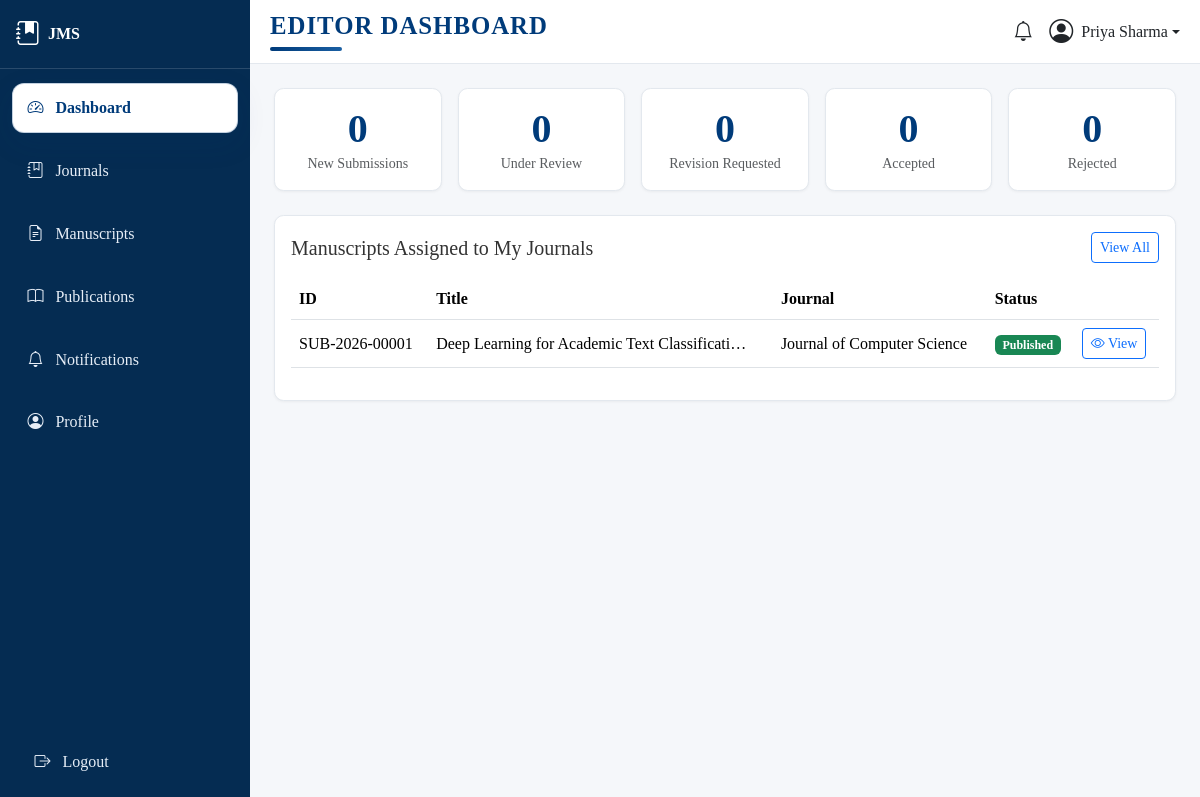
/dashboard/editor/ (signed in), run on the app's committed database.
### journal/models.py (models this page shows, shortened)
class Submission(models.Model):
    STATUS_SUBMITTED = 'submitted'
    STATUS_SCREENING = 'screening'
    STATUS_UNDER_REVIEW = 'under_review'
    STATUS_REVISION_REQUESTED = 'revision_requested'
    STATUS_ACCEPTED = 'accepted'
    STATUS_REJECTED = 'rejected'
    STATUS_PUBLISHED = 'published'
    STATUS_CHOICES = [
        (STATUS_SUBMITTED, 'Submitted'),
        (STATUS_SCREENING, 'Screening'),
        (STATUS_UNDER_REVIEW, 'Under Review'),
        (STATUS_REVISION_REQUESTED, 'Revision Requested'),
        (STATUS_ACCEPTED, 'Accepted'),
        (STATUS_REJECTED, 'Rejected'),
        (STATUS_PUBLISHED, 'Published'),
    ]
    STATUS_BADGE = {
        STATUS_SUBMITTED: 'secondary',
        STATUS_SCREENING: 'info',
        STATUS_UNDER_REVIEW: 'primary',
        STATUS_REVISION_REQUESTED: 'warning',
        STATUS_ACCEPTED: 'success',
        STATUS_REJECTED: 'danger',
        STATUS_PUBLISHED: 'success',
    }
    submission_id = models.CharField(max_length=30, unique=True, blank=True, editable=False)
    journal = models.ForeignKey(Journal, on_delete=models.CASCADE, related_name='submissions')
    issue = models.ForeignKey(
        Issue, on_delete=models.SET_NULL, null=True, blank=True, related_name='articles',
        help_text='Assigned once the article is scheduled for publication',
    )
    title = models.CharField(max_length=300)
    abstract = models.TextField()
    keywords = models.CharField(max_length=300, help_text='Comma-separated keywords')
    subject_area = models.CharField(max_length=150)
    co_authors = models.CharField(
        max_length=500, blank=True,
        help_text='Comma-separated names of co-authors (if any)',
    )
    corresponding_author = models.ForeignKey(
        User, on_delete=models.CASCADE, related_name='submissions',
        limit_choices_to={'profile__role': 'author'},
    )
    manuscript_file = models.FileField(upload_to='manuscripts/', validators=[validate_manuscript_file])
    version_number = models.PositiveIntegerField(default=1)
    status = models.CharField(max_length=20, choices=STATUS_CHOICES, default=STATUS_SUBMITTED)
    editor_decision_comment = models.TextField(blank=True)
    submission_date = models.DateTimeField(auto_now_add=True)
    updated_at = models.DateTimeField(auto_now=True)
    class Meta:
        ordering = ['-submission_date']

class Journal(models.Model):
    title = models.CharField(max_length=255, unique=True)
    issn = models.CharField('ISSN', max_length=20, blank=True)
    description = models.TextField(blank=True)
    cover_image = models.ImageField(
        upload_to='covers/', blank=True, null=True, validators=[validate_cover_image]
    )
    editor = models.ForeignKey(
        User, on_delete=models.SET_NULL, null=True, blank=True,
        limit_choices_to={'profile__role': 'editor'},
        related_name='journals_edited',
        help_text='Assigned Editor responsible for this journal',
    )
    is_active = models.BooleanField(default=True)
    created_at = models.DateTimeField(auto_now_add=True)
    categories = models.ManyToManyField('JournalCategory', blank=True, related_name='journals')
    class Meta:
        ordering = ['title']

### core/views.py (the view)
# urls.py: path('dashboard/editor/', views.dashboard_editor, name='dashboard_editor'),
@user_passes_test(_role_required(Profile.ROLE_EDITOR), login_url='core:dashboard')
def dashboard_editor(request):
    journal_submissions = Submission.objects.filter(journal__editor=request.user)
    context = {
        'new_submissions': journal_submissions.filter(status=Submission.STATUS_SUBMITTED).count(),
        'under_review': journal_submissions.filter(status=Submission.STATUS_UNDER_REVIEW).count(),
        'revision_requested': journal_submissions.filter(status=Submission.STATUS_REVISION_REQUESTED).count(),
        'accepted': journal_submissions.filter(status=Submission.STATUS_ACCEPTED).count(),
        'rejected': journal_submissions.filter(status=Submission.STATUS_REJECTED).count(),
        'recent_submissions': journal_submissions.select_related('journal')[:8],
    }
    return render(request, 'core/dashboard_editor.html', context)

### core/context_processors.py (called while the page is built)
def sidebar_context(request):
    role = None
    unread_notifications = 0
    if request.user.is_authenticated and hasattr(request.user, 'profile'):
        role = request.user.profile.role
        unread_notifications = request.user.notifications.filter(is_read=False).count()
    return {
        'current_role': role,
        'unread_notifications': unread_notifications,
    }

### core/templatetags/core_extras.py (called while the page is built)
@register.filter
def status_badge(status_code):
    mapping = {
        'submitted': 'secondary',
        'screening': 'info',
        'under_review': 'primary',
        'revision_requested': 'warning',
        'accepted': 'success',
        'rejected': 'danger',
        'published': 'success',
        'pending': 'secondary',
        'declined': 'danger',
        'completed': 'success',
    }
    return mapping.get(status_code, 'secondary')

### core/views.py (called while the page is built)
def _role_required(role):
    def check(user):
        return user.is_authenticated and hasattr(user, 'profile') and user.profile.role == role
    return check

### templates/core/dashboard_editor.html (shortened to what this page needs)
{% extends 'base.html' %}
{% load core_extras %}
{% block page_title %}Editor Dashboard{% endblock %}
{% block content %}
<div class="row g-3 mb-4">
  <div class="col-6 col-md">
    <div class="jms-card jms-stat-card p-3 text-center">
      <div class="display-6">{{ new_submissions }}</div>
      <div class="text-muted small">New Submissions</div>
    </div>
  </div>
  <div class="col-6 col-md">
    <div class="jms-card jms-stat-card p-3 text-center">
      <div class="display-6">{{ under_review }}</div>
      <div class="text-muted small">Under Review</div>
    </div>
  </div>
  <div class="col-6 col-md">
    <div class="jms-card jms-stat-card p-3 text-center">
      <div class="display-6">{{ revision_requested }}</div>
      <div class="text-muted small">Revision Requested</div>
    </div>
  </div>
  <div class="col-6 col-md">
    <div class="jms-card jms-stat-card p-3 text-center">
      <div class="display-6">{{ accepted }}</div>
      <div class="text-muted small">Accepted</div>
    </div>
  </div>
  <div class="col-6 col-md">
    <div class="jms-card jms-stat-card p-3 text-center">
      <div class="display-6">{{ rejected }}</div>
      <div class="text-muted small">Rejected</div>
    </div>
  </div>
</div>
<div class="jms-card p-3">
  <div class="d-flex justify-content-between align-items-center mb-3">
    <h5 class="mb-0">Manuscripts Assigned to My Journals</h5>
    <a href="{% url 'journal:submission_list' %}" class="btn btn-sm btn-outline-primary">View All</a>
  </div>
  <div class="table-responsive">
    <table class="table table-hover align-middle">
      <thead><tr><th>ID</th><th>Title</th><th>Journal</th><th>Status</th><th></th></tr></thead>
      <tbody>
        {% for s in recent_submissions %}
          <tr>
            <td>{{ s.submission_id }}</td>
            <td>{{ s.title|truncatechars:45 }}</td>
            <td>{{ s.journal.title }}</td>
            <td><span class="badge bg-{{ s.status|status_badge }}">{{ s.get_status_display }}</span></td>
            <td><a href="{% url 'journal:submission_detail' s.pk %}" class="btn btn-sm btn-outline-primary"><i class="bi bi-eye"></i> View</a></td>
          </tr>
        {% empty %}
          <tr><td colspan="5" class="text-center text-muted">No submissions assigned to your journals yet.</td></tr>
        {% endfor %}
      </tbody>
    </table>
  </div>
</div>
{% endblock %}

### templates/base.html (shortened to what this page needs)
{% load static %}
<!DOCTYPE html>
<html lang="en">
<head>
  <link href="https://cdn.jsdelivr.net/npm/bootstrap@5.3.3/dist/css/bootstrap.min.css" rel="stylesheet">
  <link rel="stylesheet" href="https://cdn.jsdelivr.net/npm/bootstrap-icons@1.11.3/font/bootstrap-icons.css">
  <link rel="stylesheet" href="{% static 'css/custom.css' %}">
</head>
<body class="d-flex flex-column min-vh-100">
{% if user.is_authenticated %}
  <div class="d-flex flex-grow-1">
    {% include 'includes/sidebar.html' %}
    <div class="flex-grow-1 d-flex flex-column" style="min-width: 0;">
      <header class="jms-topbar d-flex justify-content-between align-items-center">
        <div class="d-flex align-items-center">
          <h5 class="mb-0 fw-bold dashboard-heading">
            {% block page_title %}{{ page_title|default:"Dashboard" }}{% endblock %}
          </h5>
        </div>
        <div class="d-flex align-items-center gap-3">
          <a href="{% url 'core:notifications' %}" class="position-relative text-dark text-decoration-none" title="Notifications">
            <i class="bi bi-bell fs-5"></i>
          </a>
          <div class="dropdown">
            <a class="d-flex align-items-center text-dark text-decoration-none dropdown-toggle" href="#" role="button" data-bs-toggle="dropdown">
              {% if user.profile.photo %}
                <img src="{{ user.profile.photo.url }}" class="rounded-circle me-2" width="32" height="32" style="object-fit:cover;">
              {% else %}
                <i class="bi bi-person-circle fs-4 me-2"></i>
              {% endif %}
              <span class="d-none d-md-inline">{{ user.get_full_name|default:user.username }}</span>
            </a>
          </div>
        </div>
      </header>
      <main class="p-3 p-md-4 flex-grow-1">
{% endif %}
        {% block content %}{% endblock %}
{% if user.is_authenticated %}
      </main>
    </div>
  </div>
{% else %}
  </main>
  {% include 'includes/footer.html' with show_logout=True %}
{% endif %}
</body>
</html>

### static/css/custom.css (style rules this page uses)
:root { --jms-primary: #003B7A; --jms-primary-light: #1a5fa3; --jms-sidebar-bg: #052c52; --jms-sidebar-hover: #0a4e8f; --jms-bg: #f5f7fa; --jms-card-bg: #ffffff; --jms-text: #333333; --jms-border-radius: 0.6rem; }
body { background-color: var(--jms-bg); color: var(--jms-text); font-family: Georgia, 'Times New Roman', Times, serif; min-height: 100vh; display: flex; flex-direction: column; }
body > .d-flex, body > .container, body > main { width: 100%; }
.jms-topbar { background-color: #ffffff; border-bottom: 1px solid #e3e8ee; padding: 0.75rem 1.25rem; }
.dashboard-heading { font-size: 1.55rem; letter-spacing: 0.04em; text-transform: uppercase; color: var(--jms-primary); line-height: 1.1; }
.dashboard-heading::after { content: ""; display: block; width: 72px; height: 4px; margin-top: 0.5rem; border-radius: 999px; background: linear-gradient(90deg, var(--jms-primary), var(--jms-primary-light)); }
.jms-card { background-color: var(--jms-card-bg); border-radius: var(--jms-border-radius); border: 1px solid #e3e8ee; box-shadow: 0 1px 3px rgba(0,0,0,0.05); }
.jms-stat-card .display-6 { color: var(--jms-primary); font-weight: 700; }

### data on the page
Submission: submission_id "SUB-2026-00001", title "Deep Learning for Academic Text Classificati…", journal "Journal of Computer Science", status "Published"

### other printed values
{{ user.get_full_name|default:user.username }} "Priya Sharma"
{{ new_submissions }} "0"
{{ under_review }} "0"
{{ revision_requested }} "0"
{{ accepted }} "0"
{{ rejected }} "0"
